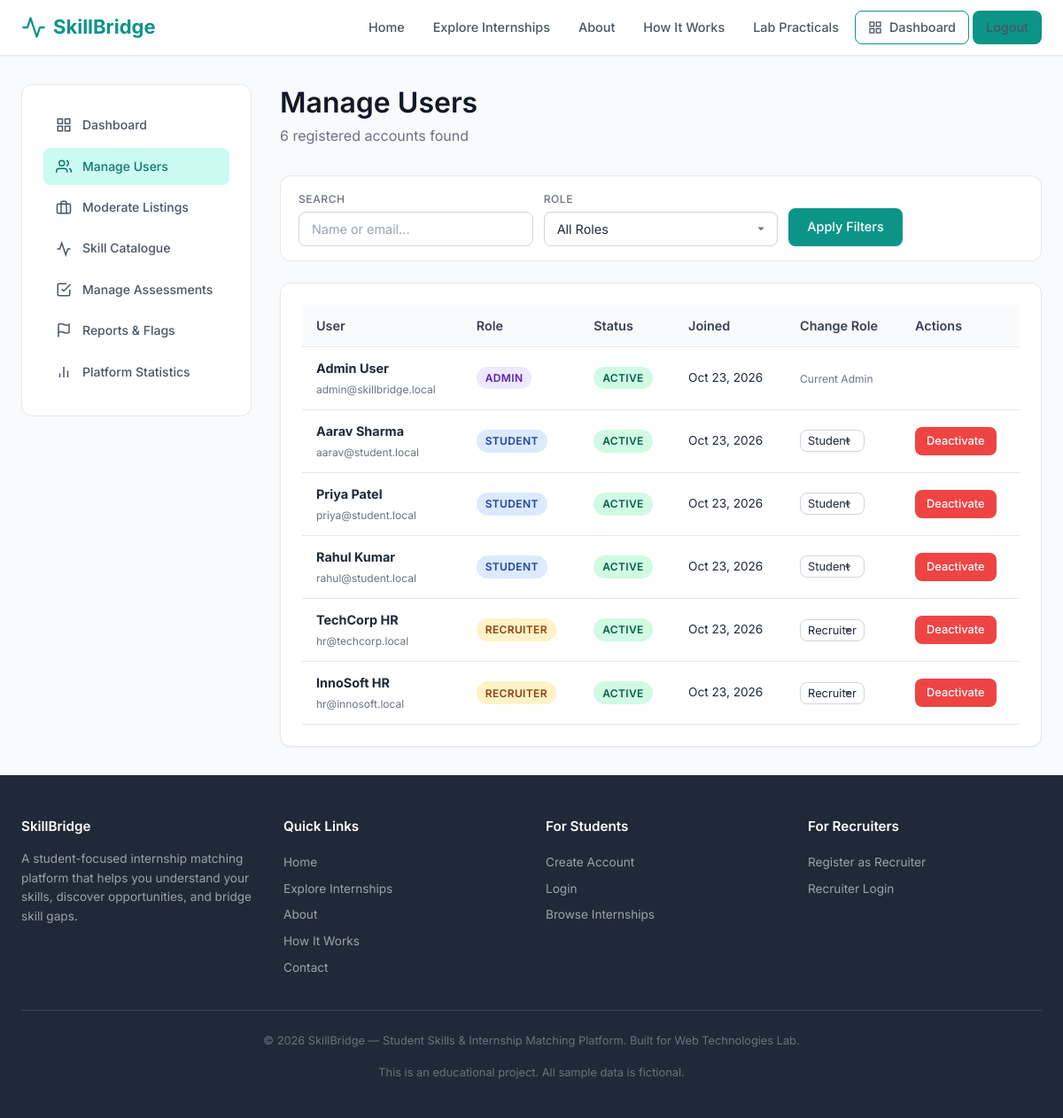
The page /admin/users.php (signed in) on the database its author committed.
### tables this page shows
CREATE TABLE users (
    id INT AUTO_INCREMENT PRIMARY KEY,
    full_name VARCHAR(100) NOT NULL,
    email VARCHAR(150) NOT NULL,
    password_hash VARCHAR(255) NOT NULL,
    role ENUM('student', 'recruiter', 'admin') NOT NULL DEFAULT 'student',
    is_active TINYINT(1) NOT NULL DEFAULT 1,
    created_at TIMESTAMP DEFAULT CURRENT_TIMESTAMP,
    updated_at TIMESTAMP DEFAULT CURRENT_TIMESTAMP ON UPDATE CURRENT_TIMESTAMP,
    UNIQUE KEY uk_email (email)
);

### includes/functions.php (called while the page is built, shortened)
<?php
function e(?string $str): string {
    return htmlspecialchars($str ?? '', ENT_QUOTES, 'UTF-8');
}
function cleanInput(?string $str): string {
    return trim(strip_tags($str));
}
function formatDate(?string $date, string $format = 'M d, Y'): string {
    $timestamp = strtotime($date);
    return $timestamp ? date($format, $timestamp) : 'N/A';
}

### includes/auth.php (called while the page is built, shortened)
<?php
function getCurrentUserId(): ?int {
    return $_SESSION['user_id'] ?? null;
}

### admin/users.php (the view, shortened to what this page needs)
<?php
require_once __DIR__ . '/../includes/auth.php';
require_once __DIR__ . '/../includes/functions.php';
$db = getDB();
$search = cleanInput($_GET['search'] ?? '');
$where = ['1=1'];
$params = [];
$whereSQL = implode(' AND ', $where);
$stmt = $db->prepare("SELECT * FROM users WHERE $whereSQL ORDER BY created_at DESC");
$stmt->execute($params);
$users = $stmt->fetchAll();
include __DIR__ . '/../includes/header.php';
?>
<div class="main-content">
<div class="container">
    <div class="dashboard-layout">
        <?php include __DIR__ . '/sidebar.php'; ?>
        <div>
            <div class="page-header">
                <h1>Manage Users</h1>
                <p><?php echo count($users); ?> registered accounts found</p>
            </div>
            <form class="filters-bar" method="GET">
                <div class="form-group">
                    <label>Search</label>
                    <input type="text" name="search" class="form-control" value="<?php echo e($search); ?>" placeholder="Name or email...">
                </div>
                <div class="form-group">
                    <label>Role</label>
                    <select name="role" class="form-control">
                        <option value="">All Roles</option>
                    </select>
                </div>
                <div class="form-group">
                    <button type="submit" class="btn btn-primary">Apply Filters</button>
                </div>
            </form>
            <div class="card">
                <div class="table-responsive">
                    <table>
                        <thead>
                            <tr>
                                <th>User</th>
                                <th>Role</th>
                                <th>Status</th>
                                <th>Joined</th>
                                <th>Change Role</th>
                                <th>Actions</th>
                            </tr>
                        </thead>
                        <tbody>
                            <?php foreach ($users as $u): ?>
                            <tr>
                                <td>
                                    <strong><?php echo e($u['full_name']); ?></strong><br>
                                    <span class="text-xs text-muted"><?php echo e($u['email']); ?></span>
                                </td>
                                <td>
                                    <span class="badge badge-<?php echo $u['role']==='admin'?'purple':($u['role']==='recruiter'?'warning':'info'); ?>">
                                        <?php echo ucfirst($u['role']); ?>
                                    </span>
                                </td>
                                <td>
                                    <span class="badge badge-<?php echo $u['is_active']?'success':'danger'; ?>">
                                        <?php echo $u['is_active'] ? 'Active' : 'Inactive'; ?>
                                    </span>
                                </td>
                                <td class="text-sm"><?php echo formatDate($u['created_at']); ?></td>
                                <td>
                                    <?php if ($u['id'] !== getCurrentUserId()): ?>
                                    <form method="POST" class="d-flex gap-1" style="align-items:center;">
                                        <select name="new_role" class="form-control" style="width:auto;padding:0.25rem 0.5rem;font-size:0.8rem;" onchange="this.form.submit()">
                                            <option value="student" <?php echo $u['role']==='student'?'selected':''; ?>>Student</option>
                                            <option value="recruiter" <?php echo $u['role']==='recruiter'?'selected':''; ?>>Recruiter</option>
                                        </select>
                                    </form>
                                    <?php else: ?>
                                    <span class="text-xs text-muted">Current Admin</span>
                                    <?php endif; ?>
                                </td>
                                <td>
                                    <?php if ($u['id'] !== getCurrentUserId()): ?>
                                    <form method="POST" style="display:inline;">
                                        <button type="submit" class="btn btn-sm <?php echo $u['is_active']?'btn-danger':'btn-success'; ?>" onclick="return confirm('Change active status for this user?')">
                                            <?php echo $u['is_active'] ? 'Deactivate' : 'Activate'; ?>
                                        </button>
                                    </form>
                                    <?php endif; ?>
                                </td>
                            </tr>
                            <?php endforeach; ?>
                        </tbody>
                    </table>
                </div>
            </div>
        </div>
    </div>
</div>
</div>
<?php include __DIR__ . '/../includes/footer.php'; ?>

### assets/css/style.css (style rules this page uses)
:root { --primary: #0d9488; --primary-dark: #0f766e; --primary-light: #ccfbf1; --secondary: #4f46e5; --secondary-light: #e0e7ff; --accent: #f59e0b; --success: #10b981; --danger: #ef4444; --warning: #f59e0b; --info: #3b82f6; --purple: #8b5cf6; --gray-50: #f9fafb; --gray-100: #f3f4f6; --gray-200: #e5e7eb; --gray-300: #d1d5db; --gray-400: #9ca3af; --gray-500: #6b7280; --gray-600: #4b5563; --gray-700: #374151; --gray-800: #1f2937; --gray-900: #111827; --white: #ffffff; --font-sans: 'Inter', -apple-system, BlinkMacSystemFont, 'Segoe UI', Roboto, sans-serif; --font-mono: 'Fira Code', 'Consolas', monospace; --shadow-sm: 0 1px 2px 0 rgba(0,0,0,0.05); --shadow: 0 1px 3px 0 rgba(0,0,0,0.1), 0 1px 2px -1px rgba(0,0,0,0.1); --shadow-md: 0 4px 6px -1px rgba(0,0,0,0.1), 0 2px 4px -2px rgba(0,0,0,0.1); --shadow-lg: 0 10px 15px -3px rgba(0,0,0,0.1), 0 4px 6px -4px rgba(0,0,0,0.1); --radius: 8px; --radius-lg: 12px; --transition: all 0.2s ease; }
*, *::before, *::after { margin: 0; padding: 0; box-sizing: border-box; }
html { scroll-behavior: smooth; font-size: 16px; }
body { font-family: var(--font-sans); color: var(--gray-800); background-color: var(--gray-50); line-height: 1.6; min-height: 100vh; display: flex; flex-direction: column; }
h1, h2, h3, h4, h5, h6 { color: var(--gray-900); font-weight: 600; line-height: 1.3; margin-bottom: 0.5em; }
h1 { font-size: 2rem; }
p { margin-bottom: 1rem; }
.container { width: 100%; max-width: 1200px; margin: 0 auto; padding: 0 1.5rem; }
.main-content { flex: 1; padding: 2rem 0; }
.btn { display: inline-flex; align-items: center; gap: 0.5rem; padding: 0.625rem 1.25rem; border: 1px solid transparent; border-radius: var(--radius); font-size: 0.9rem; font-weight: 500; cursor: pointer; transition: var(--transition); text-align: center; text-decoration: none; line-height: 1.4; font-family: inherit; }
.btn-primary { background: var(--primary); color: var(--white); }
.btn-danger { background: var(--danger); color: var(--white); }
.btn-sm { padding: 0.375rem 0.75rem; font-size: 0.8rem; }
.card { background: var(--white); border: 1px solid var(--gray-200); border-radius: var(--radius-lg); padding: 1.5rem; box-shadow: var(--shadow-sm); transition: var(--transition); }
.form-group { margin-bottom: 1.25rem; }
.form-group label { display: block; margin-bottom: 0.375rem; font-weight: 500; font-size: 0.9rem; color: var(--gray-700); }
.form-control { width: 100%; padding: 0.625rem 0.875rem; border: 1px solid var(--gray-300); border-radius: var(--radius); font-size: 0.9rem; font-family: inherit; color: var(--gray-800); background: var(--white); transition: var(--transition); }
.form-control::placeholder { color: var(--gray-400); }
select.form-control { appearance: none; background-repeat: no-repeat; background-position: right 0.75rem center; padding-right: 2.5rem; }
.badge { display: inline-flex; align-items: center; padding: 0.2rem 0.625rem; border-radius: 9999px; font-size: 0.75rem; font-weight: 600; text-transform: uppercase; letter-spacing: 0.03em; }
.badge-success { background: #d1fae5; color: #065f46; }
.badge-warning { background: #fef3c7; color: #92400e; }
.badge-info { background: #dbeafe; color: #1e40af; }
.badge-purple { background: #ede9fe; color: #5b21b6; }
.table-responsive { overflow-x: auto; -webkit-overflow-scrolling: touch; }
table { width: 100%; border-collapse: collapse; }
th, td { padding: 0.75rem 1rem; text-align: left; border-bottom: 1px solid var(--gray-200); font-size: 0.9rem; }
th { background: var(--gray-50); font-weight: 600; color: var(--gray-700); white-space: nowrap; }
.dashboard-layout { display: grid; grid-template-columns: 260px 1fr; gap: 2rem; min-height: calc(100vh - 140px); }
.sidebar-nav a svg { width: 18px; height: 18px; flex-shrink: 0; }
.page-header { margin-bottom: 2rem; }
.page-header h1 { margin-bottom: 0.25rem; }
.page-header p { color: var(--gray-500); margin-bottom: 0; }
.filters-bar { display: flex; flex-wrap: wrap; gap: 0.75rem; align-items: end; margin-bottom: 1.5rem; padding: 1rem 1.25rem; background: var(--white); border: 1px solid var(--gray-200); border-radius: var(--radius-lg); }
.filters-bar .form-group { margin-bottom: 0; flex: 1; min-width: 160px; }
.filters-bar label { font-size: 0.75rem; text-transform: uppercase; letter-spacing: 0.05em; color: var(--gray-500); margin-bottom: 0.25rem; }
.text-muted { color: var(--gray-500); }
.text-sm { font-size: 0.85rem; }
.text-xs { font-size: 0.75rem; }
.d-flex { display: flex; }
.gap-1 { gap: 0.5rem; }

### rows shown on the page
users: full_name "Admin User", email "admin@skillbridge.local", role "ADMIN", is_active "ACTIVE", created_at "Oct 23, 2026", shows "Current Admin"
users: full_name "Aarav Sharma", email "aarav@student.local", role "STUDENT", is_active "ACTIVE", created_at "Oct 23, 2026", new_role "Student"
users: full_name "Priya Patel", email "priya@student.local", role "STUDENT", is_active "ACTIVE", created_at "Oct 23, 2026", new_role "Student"
users: full_name "Rahul Kumar", email "rahul@student.local", role "STUDENT", is_active "ACTIVE", created_at "Oct 23, 2026", new_role "Student"
users: full_name "TechCorp HR", email "hr@techcorp.local", role "RECRUITER", is_active "ACTIVE", created_at "Oct 23, 2026", new_role "Recruiter"
users: full_name "InnoSoft HR", email "hr@innosoft.local", role "RECRUITER", is_active "ACTIVE", created_at "Oct 23, 2026", new_role "Recruiter"

### other values the page prints
$l[1] "Dashboard"
$l[1] "Manage Users"
$l[1] "Moderate Listings"
$l[1] "Skill Catalogue"
$l[1] "Manage Assessments"
$l[1] "Reports & Flags"
$l[1] "Platform Statistics"
count($users) "6"
